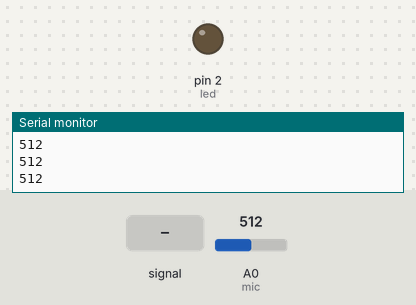
A sketch run on a simulated Arduino Uno, built with avr-gcc and run on an emulated ATmega328P. Shown: output pins drawn as LEDs (lit = HIGH), the last lines printed to the serial monitor. Dashed ring = blinking. The test bench sets the inputs (shaded band); at power-on: A0 (mic) = 512.

Above: at 1.2 s.
1.3 s: A0 (mic) fed a 200 Hz sine of ±81 counts around its level
At 2.79 s:
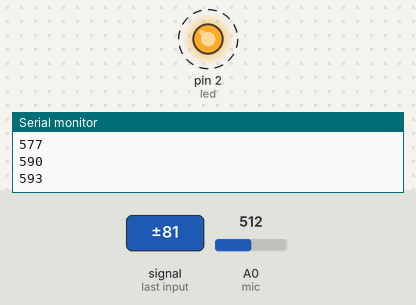
4.3 s: A0 (mic) set to 716
At 5.4 s:
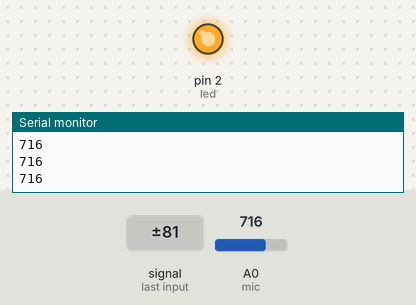
5.8 s: A0 (mic) set to 521
7.3 s: A0 (mic) set to 505
At 8.3 s:
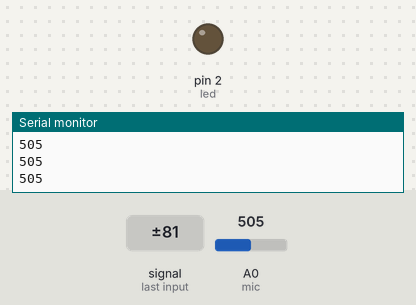
8.8 s: A0 (mic) set to 523
At 9.1 s:
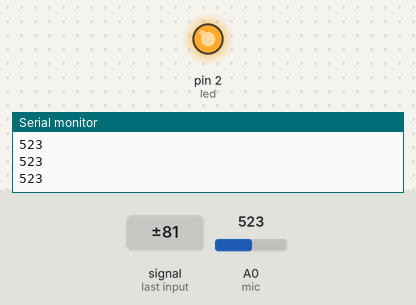
Timing chart, 0 to 11.3 s (numbered marks = the images above; inputs shaded):
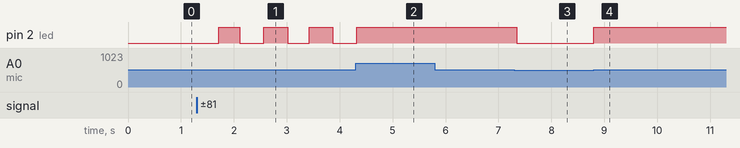

Measured:
- the behaviour switches between 514 and 513 on A0 (mic) (found by bisection; images 2 and 3)
- after the input at 1.3 s, pin 2 (led): alternates HIGH for 0.45 s and LOW for 0.43 s, starting after 0.41 s
- after the input at 4.3 s, pin 2 (led): goes on until 4.3 s, then stays HIGH
- after the input at 7.3 s, pin 2 (led): HIGH → LOW at once
- after the input at 8.8 s, pin 2 (led): LOW → HIGH at once

The sketch:

micro.ino
```cpp
int mic = A0;
int led = 2;

void setup() {
  // put your setup code here, to run once:
  Serial.begin(9600);
  pinMode(mic, INPUT);
  pinMode(led, OUTPUT);
}

void loop() {
  // put your main code here, to run repeatedly:
  int valeur = analogRead(mic);
  Serial.println(valeur);
  if(valeur > 513){
    digitalWrite(led,HIGH);
  }
  else{
    digitalWrite(led,LOW);
  }
  delay(50);
}
```
